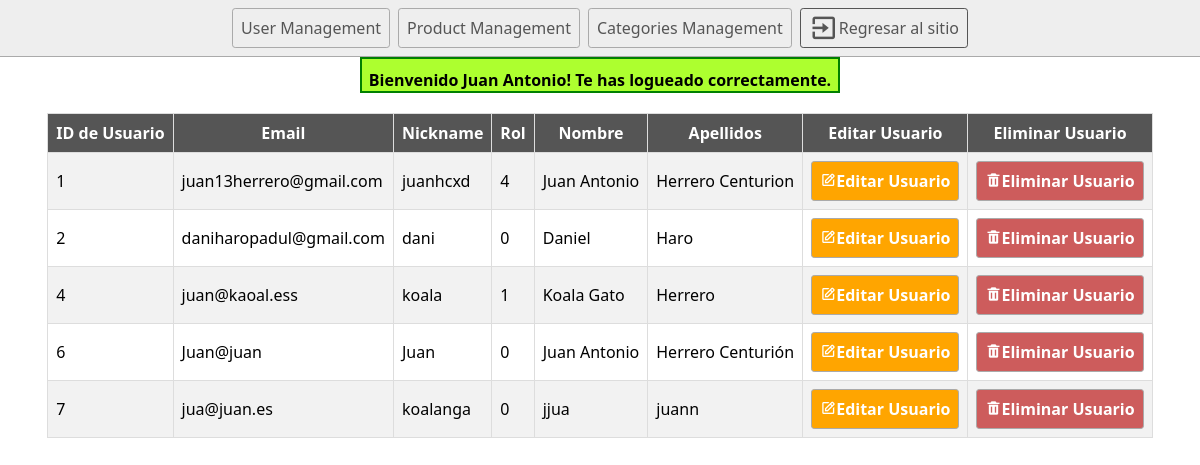
The page /adminZone/user_management.php (signed in) on the database its author committed.
### tables this page shows
CREATE TABLE `db_admin_navbar_menus` (
  `var_menu_id` int(11) NOT NULL,
  `var_menu_name` varchar(100) NOT NULL,
  `var_menu_href` varchar(100) DEFAULT NULL,
  `var_has_submenu` tinyint(1) DEFAULT NULL,
  `var_is_submenu` tinyint(1) DEFAULT NULL,
  `var_menu_parent` int(11) DEFAULT NULL,
  `var_role` smallint(6) NOT NULL COMMENT 'Specifies the minimum role required.'
);

CREATE TABLE `db_users` (
  `user_id` int(11) NOT NULL,
  `user_email` varchar(100) NOT NULL,
  `user_password` varchar(70) NOT NULL,
  `user_nickname` varchar(20) NOT NULL,
  `user_role` tinyint(4) NOT NULL COMMENT '# 4 -> supAdmin\r\n# 3 -> softAdmin\r\n#2 ->shopManager\r\n#1 -> blogManager\r\n#0 -> user',
  `user_name` varchar(100) DEFAULT NULL,
  `user_surname` varchar(100) DEFAULT NULL
);

### inc/modules/database/db_connect.php (called while the page is built)
<?php
function db()
{
    $db_user = "root";
    $db_password = "nerja123";
    $db_host = "db";
    $db_name = "proyectodef";
    $pdo_string = "mysql:dbname=$db_name;host=$db_host";
    try {
        return new PDO($pdo_string, $db_user, $db_password);
    } catch (PDOException $e) {
        echo "<div class='error'>Error on the database connection. :( </div><br> ";
        echo "Details: " . $e->getMessage();
    }
}

### adminZone/inc/modules/user_modify/inc_get_users.php (called while the page is built, shortened)
<?
function getAllUsers()
{
    $query = "SELECT * FROM db_users";
    $preQuery = db()->prepare($query);
    $preQuery->execute();
    return $preQuery->fetchAll(PDO::FETCH_ASSOC);
}
function cleanUserRow($userRow){
    array_splice($userRow,2,1);
    return $userRow;
}

### adminZone/inc/sections/users_listing.php (the view, shortened to what this page needs)
<main>
    <div class="tableContainer">
        <table>
            <tr>
                <th>
                    ID de Usuario
                </th>
                <th>
                    Email
                </th>
                <th>
                    Nickname
                </th>
                <th>
                    Rol
                </th>
                <th>
                    Nombre
                </th>
                <th>
                    Apellidos
                </th>
                <th>
                    Editar Usuario
                </th>
                <th>
                    Eliminar Usuario
                </th>
            </tr>
            <?
            $users = getAllUsers();
            foreach ($users as $user) {
                echo "<tr>";
                foreach (cleanUserRow($user) as $data) {
                    echo "
                <td>
                $data
                </td>";
                }
                echo "<td><a class='buttonWarning' href='user_modify.php?id=" . $user["user_id"] . "'><i class='bx bx-edit' ></i>Editar Usuario</a></td>";
                echo "<td><a class='buttonDanger deleteUser' href='user_management.php?deleteUser=" . $user["user_id"] . "'><i class='bx bxs-trash bx-tada-hover' ></i></i>Eliminar Usuario</a></td>";
                echo "</tr>";
            }
            ?>
        </table>
    </div>
</main>

### adminZone/inc/modules/site_identity/inc_admin_nav.php (shortened to what this page needs)
<?
function insertNavBarMenu(){
    $menuItems = getMenuItems();
    foreach($menuItems as $item){
       echo "<a class='buttonOne' href='".$item[2]."'>".$item[1]."</a>";
    }
}
function getMenuItems(){
    $query = "SELECT * FROM db_admin_navbar_menus";
    $preQuery = db()->prepare($query);
    $preQuery->execute();
    return $preQuery->fetchAll();
}
?>

### adminZone/inc/styles/main_style_admin.css (style rules this page uses)
* { box-sizing: border-box; font-family: system-ui, -apple-system, BlinkMacSystemFont, 'Segoe UI', Roboto, Oxygen, Ubuntu, Cantarell, 'Open Sans', 'Helvetica Neue', sans-serif; margin: 0; padding: 0; }
html, body { height: 100%; }
.buttonOne { border: solid 1px #aaa; border-radius: 0.2rem; color: #555; display: inline-block; min-width: 9rem; padding: 0.5rem; text-align: center; text-decoration: none; }
.buttonDanger { border: solid 1px #aaa; border-radius: 0.2rem; color: crimson; display: inline-block; min-width: 9rem; padding: 0.5rem; text-align: center; text-decoration: none; color: white; font-weight: bold; background-color: indianred; }
.buttonWarning { border: solid 1px #aaa; border-radius: 0.2rem; color: goldenrod; display: inline-block; min-width: 9rem; padding: 0.5rem; text-align: center; text-decoration: none; color: white; font-weight: bold; background-color: orange; }
.tableContainer { overflow: scroll; }
.tableContainer table { margin: auto; margin-top: 20px; width: auto; border-collapse: collapse; }
.tableContainer th { background-color: #555; color: white; padding: 10px; font-weight: bold; }
.tableContainer td, .tableContainer th { border: 1px solid #ddd; padding: 8px; }
.tableContainer tr:nth-child(even) { background-color: #f2f2f2; }

### rows shown on the page
db_admin_navbar_menus: var_menu_name "User Management"
db_admin_navbar_menus: var_menu_name "Product Management"
db_admin_navbar_menus: var_menu_name "Categories Management"
db_users: user_id "1", user_email "juan13herrero@gmail.com", user_nickname "juanhcxd", user_role "4", user_name "Juan Antonio", user_surname "Herrero Centurion"
db_users: user_id "2", user_email "daniharopadul@gmail.com", user_nickname "dani", user_role "0", user_name "Daniel", user_surname "Haro"
db_users: user_id "4", user_email "juan@kaoal.ess", user_nickname "koala", user_role "1", user_name "Koala Gato", user_surname "Herrero"
db_users: user_id "6", user_email "Juan@juan", user_nickname "Juan", user_role "0", user_name "Juan Antonio", user_surname "Herrero Centurión"
db_users: user_id "7", user_email "jua@juan.es", user_nickname "koalanga", user_role "0", user_name "jjua", user_surname "juann"

### other values the page prints
$message[0] "Bienvenido Juan Antonio! Te has logueado correctamente."
